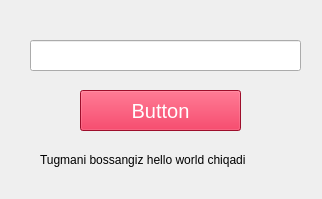
<?xml version="1.0" encoding="UTF-8"?>
<ui version="4.0">
 <class>Form</class>
 <widget class="QWidget" name="Form">
  <property name="geometry">
   <rect>
    <x>0</x>
    <y>0</y>
    <width>322</width>
    <height>199</height>
   </rect>
  </property>
  <property name="windowTitle">
   <string>Form</string>
  </property>
  <widget class="QPushButton" name="button">
   <property name="geometry">
    <rect>
     <x>80</x>
     <y>90</y>
     <width>161</width>
     <height>41</height>
    </rect>
   </property>
   <property name="styleSheet">
    <string notr="true">font-size: 20px;
color: white;
background-color: crimson;
</string>
   </property>
   <property name="text">
    <string>Button</string>
   </property>
  </widget>
  <widget class="QLineEdit" name="entry">
   <property name="geometry">
    <rect>
     <x>30</x>
     <y>40</y>
     <width>271</width>
     <height>31</height>
    </rect>
   </property>
  </widget>
  <widget class="QLabel" name="label">
   <property name="geometry">
    <rect>
     <x>40</x>
     <y>150</y>
     <width>271</width>
     <height>20</height>
    </rect>
   </property>
   <property name="text">
    <string>Tugmani bossangiz hello world chiqadi</string>
   </property>
  </widget>
 </widget>
 <resources/>
 <connections/>
</ui>
